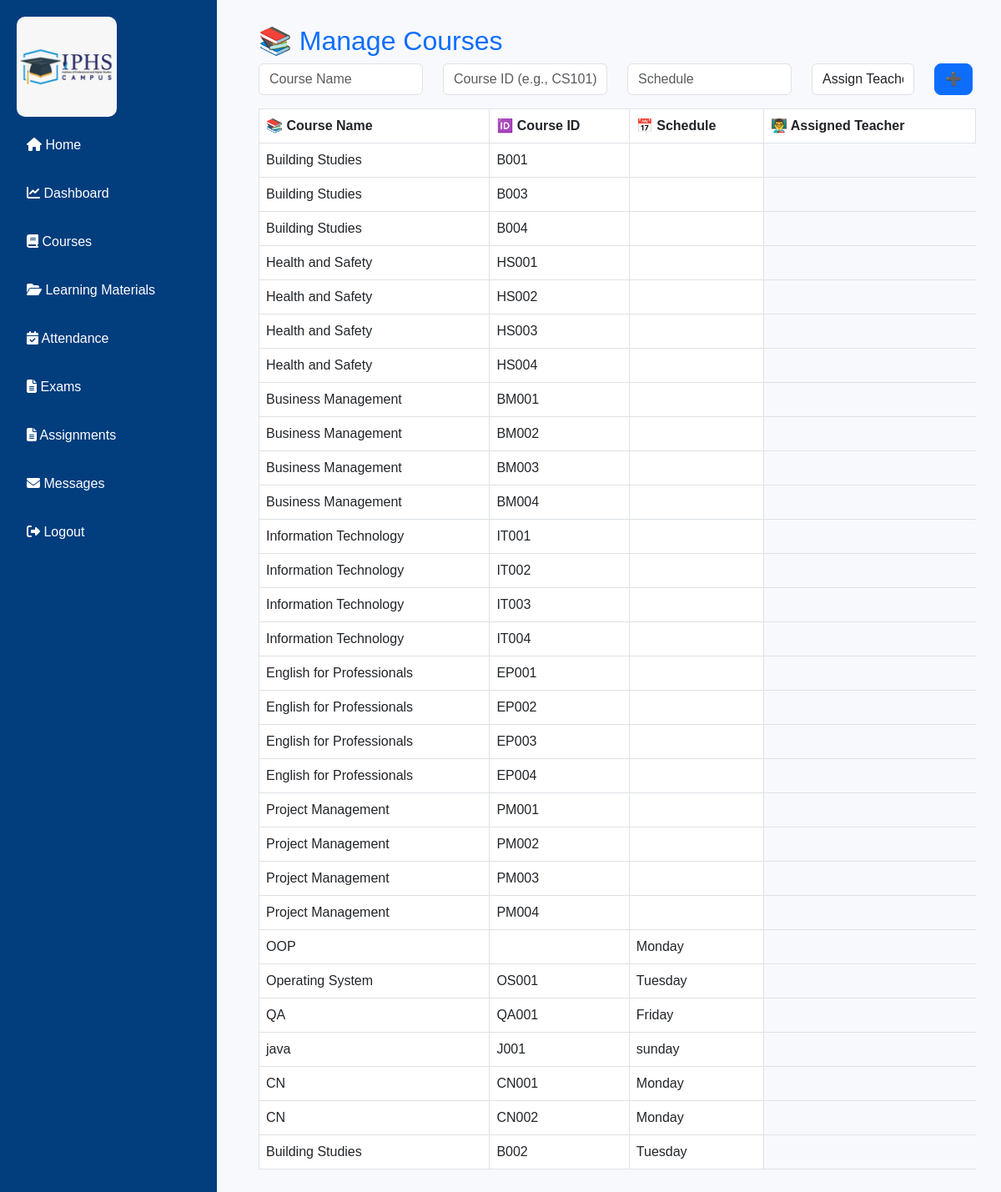
Screenshot of /teacher/manage_coursest.php (signed in) with the database file from the repository.
### tables this page shows
CREATE TABLE `courses` (
  `id` int(11) NOT NULL,
  `course_name` varchar(255) NOT NULL,
  `course_id` varchar(50) NOT NULL,
  `user_id` int(11) NOT NULL,
  `course_level` varchar(255) NOT NULL,
  `course_fee` int(100) NOT NULL,
  `installment_allowed` int(100) NOT NULL,
  `schedule` text DEFAULT NULL
);

### teacher/manage_coursest.php (the view, shortened to what this page needs)
<?php
include 'auth.php';
$role = $_SESSION['role'];
$user_id = $_SESSION['user_id'];
if ($role === 'admin') {
    $courses_query = "SELECT courses.id, courses.course_name, courses.course_id, courses.schedule,
                             users.fullname AS assigned_teacher
                      FROM courses
                      LEFT JOIN users ON courses.user_id = users.id";
    $courses_result = mysqli_query($conn, $courses_query);
} else {
    $courses_query = "SELECT id, course_name, course_id, schedule FROM courses WHERE user_id = ?";
    $stmt = mysqli_prepare($conn, $courses_query);
    mysqli_stmt_bind_param($stmt, "i", $user_id);
    mysqli_stmt_execute($stmt);
    $courses_result = mysqli_stmt_get_result($stmt);
}
?>
<!DOCTYPE html>
<html lang="en">
<head>
    <link rel="stylesheet" href="https://cdn.jsdelivr.net/npm/bootstrap@5.3.0/dist/css/bootstrap.min.css">
    <link rel="stylesheet" href="https://cdnjs.cloudflare.com/ajax/libs/font-awesome/6.4.2/css/all.min.css">
    <link rel="stylesheet" href="admin_dashboard.css">
</head>
<body>
<div class="sidebar" id="sidebarMenu">
    <img src="../images/logo.jpg" alt="IPHS Logo" class="logo">
    <a href="../index.php"><i class="fas fa-home"></i> Home</a>
    <a href="dashboardteacher.php"><i class="fas fa-chart-line"></i> Dashboard</a>
    <a href="manage_coursest.php"><i class="fas fa-book"></i> Courses</a>
    <a href="upload_materials.php"><i class="fas fa-folder-open"></i> Learning Materials</a>
    <a href="manage_attendance.php"><i class="fas fa-calendar-check"></i> Attendance</a>
    <a href="manage_exams.php"><i class="fas fa-file-alt"></i> Exams</a>
    <a href="manage_assignments.php"><i class="fas fa-file-alt"></i> Assignments</a>
    <a href="messages.php"><i class="fas fa-envelope"></i> Messages</a>
    <a href="../logout.php"><i class="fas fa-sign-out-alt"></i> Logout</a>
</div>
<div class="content">
    <h2 class="text-primary">📚 Manage Courses</h2>
    <?php if ($role === 'admin') { ?>
        <form method="post" class="mb-3">
            <div class="row">
                <div class="col-md-3">
                    <input type="text" name="course_name" class="form-control" placeholder="Course Name" required>
                </div>
                <div class="col-md-3">
                    <input type="text" name="course_id" class="form-control" placeholder="Course ID (e.g., CS101)" required>
                </div>
                <div class="col-md-3">
                    <input type="text" name="schedule" class="form-control" placeholder="Schedule" required>
                </div>
                <div class="col-md-2">
                    <select name="teacher_id" class="form-control" required>
                        <option value="">Assign Teacher</option>
                    </select>
                </div>
                <div class="col-md-1">
                    <button type="submit" name="add_course" class="btn btn-primary">➕</button>
                </div>
            </div>
        </form>
    <?php } ?>
    <table class="table table-bordered">
        <thead>
            <tr>
                <th>📚 Course Name</th>
                <th>🆔 Course ID</th>
                <th>📅 Schedule</th>
                <?php if ($role === 'admin') { echo '<th>👨‍🏫 Assigned Teacher</th>'; } ?>
            </tr>
        </thead>
        <tbody>
            <?php while ($course = mysqli_fetch_assoc($courses_result)) { ?>
                <tr>
                    <td><?= $course['course_name']; ?></td>
                    <td><?= $course['course_id']; ?></td>
                    <td><?= $course['schedule']; ?></td>
                </tr>
            <?php } ?>
        </tbody>
    </table>
</div>
</body>
</html>

### teacher/admin_dashboard.css (style rules this page uses)
* { margin: 0; padding: 0; box-sizing: border-box; }
body { background-color: #f8f9fd; font-family: 'Poppins', sans-serif; transition: background 0.3s, color 0.3s; }
.sidebar { width: 260px; height: 100vh; position: fixed; left: 0; top: 0; background: #023d7d; color: white; padding: 20px; transition: left 0.3s ease; overflow-y: auto; z-index: 1000; }
.sidebar a { display: block; padding: 12px; color: white; text-decoration: none; font-size: 16px; border-radius: 5px; margin-bottom: 10px; transition: 0.3s; }
.logo { width: 120px; height: auto; border-radius: 10px; margin-bottom: 10px; }
.content { margin-left: 280px; padding: 30px; transition: margin 0.3s ease; max-height: 100vh; overflow-y: auto; }
.table thead { background: #023d7d; color: white; }
.btn { border-radius: 8px; font-size: 16px; transition: 0.3s; }

### rows the page displays
courses: course_name "Building Studies", course "B001"
courses: course_name "Building Studies", course "B003"
courses: course_name "Building Studies", course "B004"
courses: course_name "Health and Safety", course "HS001"
courses: course_name "Health and Safety", course "HS002"
courses: course_name "Health and Safety", course "HS003"
courses: course_name "Health and Safety", course "HS004"
courses: course_name "Business Management", course "BM001"
courses: course_name "Business Management", course "BM002"
courses: course_name "Business Management", course "BM003"
courses: course_name "Business Management", course "BM004"
courses: course_name "Information Technology", course "IT001"
courses: course_name "Information Technology", course "IT002"
courses: course_name "Information Technology", course "IT003"
courses: course_name "Information Technology", course "IT004"
courses: course_name "English for Professionals", course "EP001"
courses: course_name "English for Professionals", course "EP002"
courses: course_name "English for Professionals", course "EP003"
courses: course_name "English for Professionals", course "EP004"
courses: course_name "Project Management", course "PM001"
courses: course_name "Project Management", course "PM002"
courses: course_name "Project Management", course "PM003"
courses: course_name "Project Management", course "PM004"
courses: course_name "OOP", schedule "Monday"
courses: course_name "Operating System", course "OS001", schedule "Tuesday"
courses: course_name "QA", course "QA001", schedule "Friday"
courses: course_name "java", course "J001", schedule "sunday"
courses: course_name "CN", course "CN001", schedule "Monday"
courses: course_name "CN", course "CN002", schedule "Monday"
courses: course_name "Building Studies", course "B002", schedule "Tuesday"
